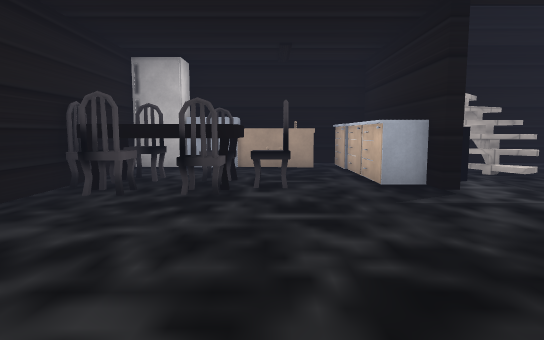
View 1 (above)

13 first-person views from a walk through a Unity game level. The camera is 1.5 m above the floor, tilts 6° down and sees 75° across. The floor is counted in squares, 2 m on a side. Each view is taken from the middle of a square. On the plan, view 1 faces up. The plan holds only what a view shows up to about 11 squares ahead; the rest is blank. The place goes on beyond the plan. Some animated figures are left out. Some surface patterns are stand-ins.

View 2
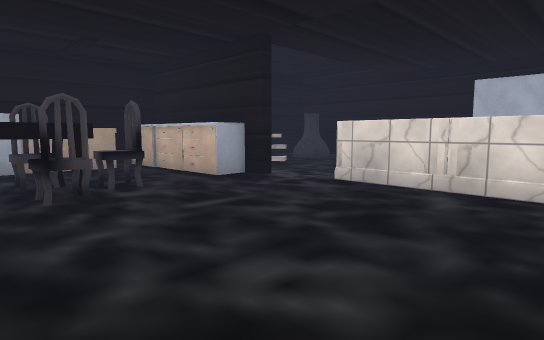

View 3
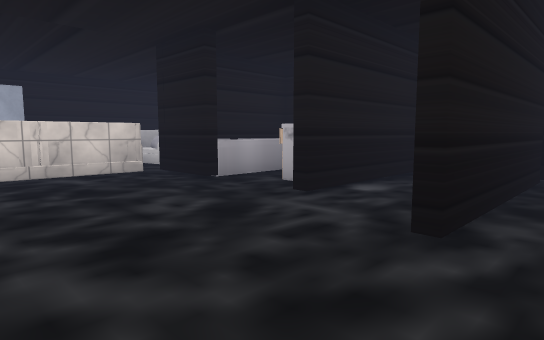

View 4
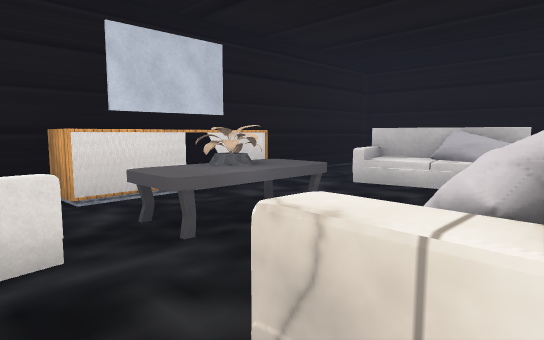

View 5
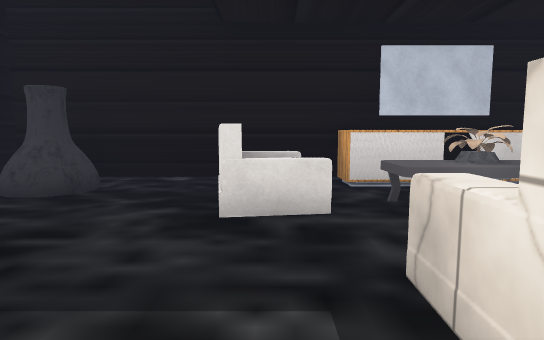

View 6
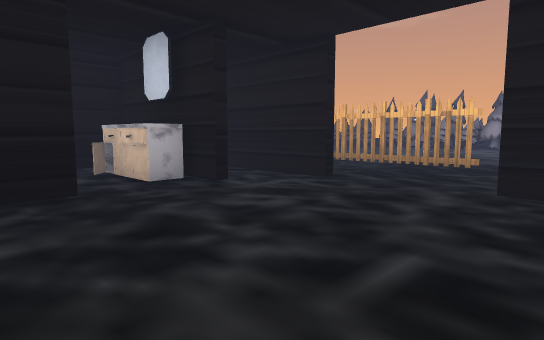

View 7
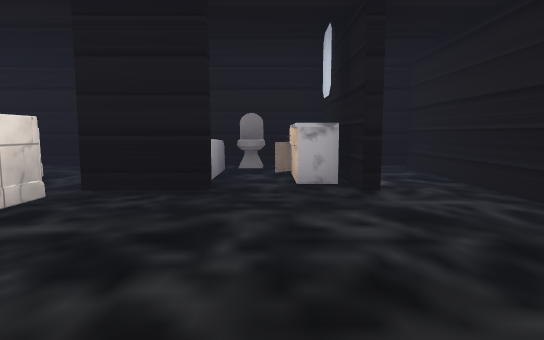

View 8
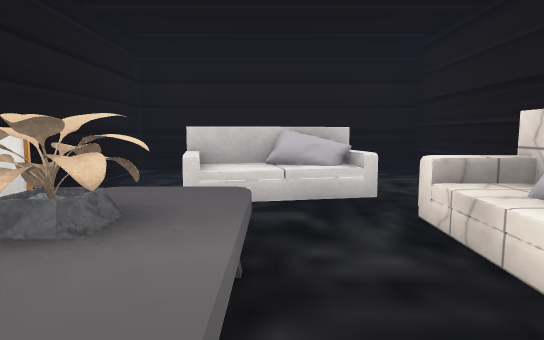

View 9
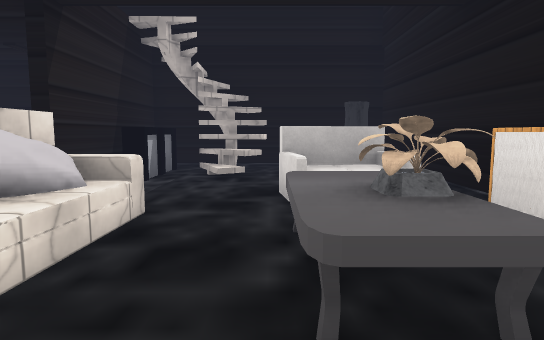

View 10
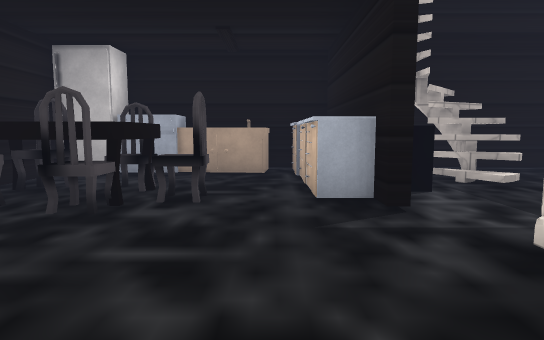

View 11
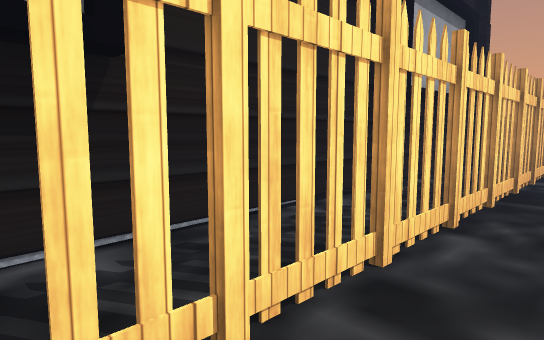

View 12
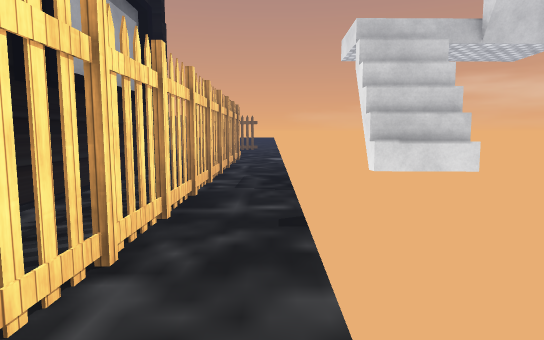

View 13
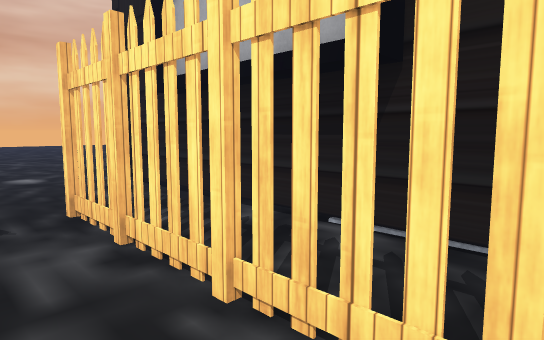

### Floor plan
Key: @ floor where view 1 was taken; # wall or solid block; x gap in a wall; . floor; ^ raised ledge; O other object.
Columns run from 7 left of view 1 to 11 right of it. Each row starts with its distance up from view 1.
 12                 ..
 11                 #.
 10                 x.
  9           .... .x.
  8     #####O#####x#.
  7     #....#O##OO.x.
  6     #OO..OO...#.#.#
  5     O##O.O....#.#.
  4     #OO.....^^#.#.
  3    .#.....#...O.#.
  2 ..........O.^OO.#.
  1 .x........O..^O.x.
  0 .#..#..@.##...O.#.
 -1 .#..#.#.^# OO^#.#
 -2 .#  #.O.^######..
 -3     #.####    #..
 -4     ####.#    #..

Positions as (right, up) in squares from view 1, and headings:
1: (0, 0), facing up
2: (-2, 0), facing up-right
3: (-4, 3), facing down-right
4: (3, 4), facing down-right
5: (2, 4), facing right
6: (2, 4), facing down-left
7: (0, 4), facing down
8: (5, 3), facing down
9: (5, 0), facing up
10: (1, 1), facing up
11: (10, 0), facing up-left
12: (10, 1), facing up
13: (10, 2), facing down-left
